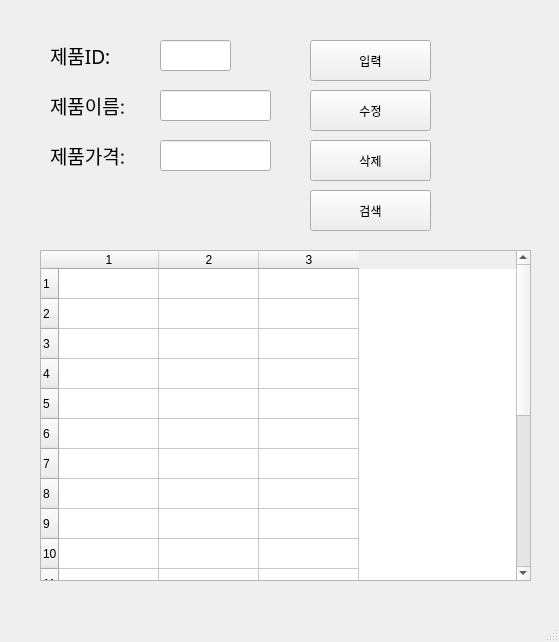
<?xml version="1.0" encoding="UTF-8"?>
<ui version="4.0">
 <class>MainWindow</class>
 <widget class="QMainWindow" name="MainWindow">
  <property name="geometry">
   <rect>
    <x>0</x>
    <y>0</y>
    <width>559</width>
    <height>642</height>
   </rect>
  </property>
  <property name="windowTitle">
   <string>MainWindow</string>
  </property>
  <widget class="QWidget" name="centralwidget">
   <widget class="QLabel" name="label">
    <property name="geometry">
     <rect>
      <x>50</x>
      <y>40</y>
      <width>91</width>
      <height>31</height>
     </rect>
    </property>
    <property name="font">
     <font>
      <family>맑은 고딕</family>
      <pointsize>14</pointsize>
     </font>
    </property>
    <property name="text">
     <string>제품ID:</string>
    </property>
   </widget>
   <widget class="QLabel" name="label_2">
    <property name="geometry">
     <rect>
      <x>50</x>
      <y>90</y>
      <width>101</width>
      <height>31</height>
     </rect>
    </property>
    <property name="font">
     <font>
      <family>맑은 고딕</family>
      <pointsize>14</pointsize>
     </font>
    </property>
    <property name="text">
     <string>제품이름:</string>
    </property>
   </widget>
   <widget class="QLabel" name="label_3">
    <property name="geometry">
     <rect>
      <x>50</x>
      <y>140</y>
      <width>101</width>
      <height>31</height>
     </rect>
    </property>
    <property name="font">
     <font>
      <family>맑은 고딕</family>
      <pointsize>14</pointsize>
     </font>
    </property>
    <property name="text">
     <string>제품가격:</string>
    </property>
   </widget>
   <widget class="QLineEdit" name="prodID">
    <property name="geometry">
     <rect>
      <x>160</x>
      <y>40</y>
      <width>71</width>
      <height>31</height>
     </rect>
    </property>
   </widget>
   <widget class="QLineEdit" name="prodName">
    <property name="geometry">
     <rect>
      <x>160</x>
      <y>90</y>
      <width>111</width>
      <height>31</height>
     </rect>
    </property>
   </widget>
   <widget class="QLineEdit" name="prodPrice">
    <property name="geometry">
     <rect>
      <x>160</x>
      <y>140</y>
      <width>111</width>
      <height>31</height>
     </rect>
    </property>
   </widget>
   <widget class="QPushButton" name="pushButton">
    <property name="geometry">
     <rect>
      <x>310</x>
      <y>40</y>
      <width>121</width>
      <height>41</height>
     </rect>
    </property>
    <property name="text">
     <string>입력</string>
    </property>
   </widget>
   <widget class="QPushButton" name="pushButton_2">
    <property name="geometry">
     <rect>
      <x>310</x>
      <y>90</y>
      <width>121</width>
      <height>41</height>
     </rect>
    </property>
    <property name="text">
     <string>수정</string>
    </property>
   </widget>
   <widget class="QPushButton" name="pushButton_3">
    <property name="geometry">
     <rect>
      <x>310</x>
      <y>140</y>
      <width>121</width>
      <height>41</height>
     </rect>
    </property>
    <property name="text">
     <string>삭제</string>
    </property>
   </widget>
   <widget class="QPushButton" name="pushButton_4">
    <property name="geometry">
     <rect>
      <x>310</x>
      <y>190</y>
      <width>121</width>
      <height>41</height>
     </rect>
    </property>
    <property name="text">
     <string>검색</string>
    </property>
   </widget>
   <widget class="QTableWidget" name="tableWidget">
    <property name="geometry">
     <rect>
      <x>40</x>
      <y>250</y>
      <width>491</width>
      <height>331</height>
     </rect>
    </property>
    <property name="rowCount">
     <number>20</number>
    </property>
    <property name="columnCount">
     <number>3</number>
    </property>
    <row/>
    <row/>
    <row/>
    <row/>
    <row/>
    <row/>
    <row/>
    <row/>
    <row/>
    <row/>
    <row/>
    <row/>
    <row/>
    <row/>
    <row/>
    <row/>
    <row/>
    <row/>
    <row/>
    <row/>
    <column/>
    <column/>
    <column/>
   </widget>
  </widget>
  <widget class="QMenuBar" name="menubar">
   <property name="geometry">
    <rect>
     <x>0</x>
     <y>0</y>
     <width>559</width>
     <height>26</height>
    </rect>
   </property>
  </widget>
  <widget class="QStatusBar" name="statusbar"/>
 </widget>
 <resources/>
 <connections>
  <connection>
   <sender>pushButton</sender>
   <signal>clicked()</signal>
   <receiver>MainWindow</receiver>
   <slot>addProduct()</slot>
   <hints>
    <hint type="sourcelabel">
     <x>372</x>
     <y>89</y>
    </hint>
    <hint type="destinationlabel">
     <x>457</x>
     <y>134</y>
    </hint>
   </hints>
  </connection>
  <connection>
   <sender>pushButton_2</sender>
   <signal>clicked()</signal>
   <receiver>MainWindow</receiver>
   <slot>updateProduct()</slot>
   <hints>
    <hint type="sourcelabel">
     <x>379</x>
     <y>144</y>
    </hint>
    <hint type="destinationlabel">
     <x>491</x>
     <y>185</y>
    </hint>
   </hints>
  </connection>
  <connection>
   <sender>pushButton_4</sender>
   <signal>clicked()</signal>
   <receiver>MainWindow</receiver>
   <slot>getProduct()</slot>
   <hints>
    <hint type="sourcelabel">
     <x>375</x>
     <y>246</y>
    </hint>
    <hint type="destinationlabel">
     <x>483</x>
     <y>274</y>
    </hint>
   </hints>
  </connection>
  <connection>
   <sender>pushButton_3</sender>
   <signal>clicked()</signal>
   <receiver>MainWindow</receiver>
   <slot>removeProduct()</slot>
   <hints>
    <hint type="sourcelabel">
     <x>413</x>
     <y>192</y>
    </hint>
    <hint type="destinationlabel">
     <x>480</x>
     <y>229</y>
    </hint>
   </hints>
  </connection>
 </connections>
 <slots>
  <slot>addProduct()</slot>
  <slot>removeProduct()</slot>
  <slot>updateProduct()</slot>
  <slot>getProduct()</slot>
 </slots>
</ui>
